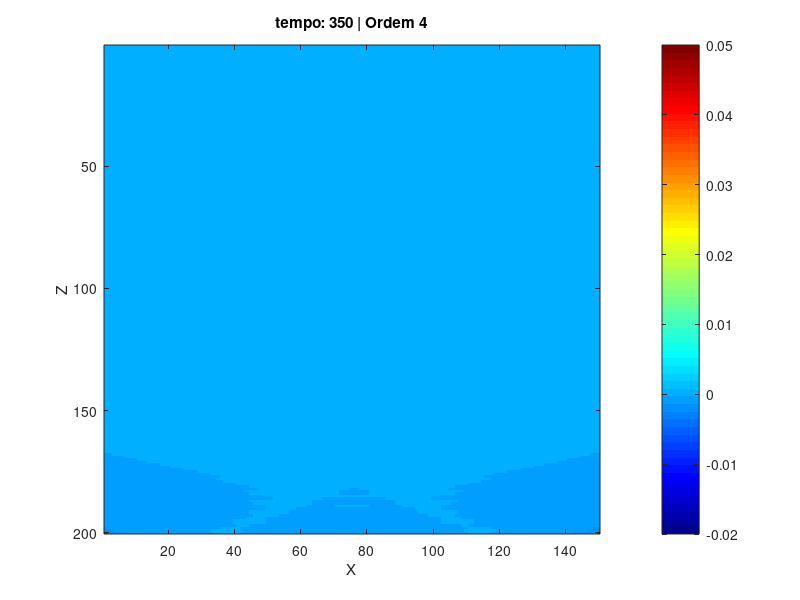

Write the MATLAB code that produced this figure.
clear; clc; close all;

M = 4; %ordem

Nx = 150; %dominio
Nz = 200;

h = 8.5;
c = 1500.0;
dt = 0.004;
S = c * dt / h;
tempo = 350;


m = max(1, M);
U = zeros(Nx, Nz, tempo + m);

%parametros da fonte
t0 = 0.1;
s = 0.02;
x0 = round(Nx/2);
z0 = 2;

%criando o termo elevado a M
S1 = (S - 1) / (S + 1);
S2 = [1, -S1; S1, -1];
S3 = 1;

if M > 0
    for i = 1:M
        S3 = conv2(S3, S2);
    end
end

figure;


for n = 1:tempo
    t = n * dt;

    p = n + m; %para ficar certo os indices na matriz

    %interior
    U(2:Nx-1, 2:Nz-1, p+1) = 2*U(2:Nx-1, 2:Nz-1, p) - U(2:Nx-1, 2:Nz-1, p-1) + ...
    (S^2) * (U(3:Nx, 2:Nz-1, p) - 2*U(2:Nx-1, 2:Nz-1, p) + U(1:Nx-2, 2:Nz-1, p) + ...
    U(2:Nx-1, 3:Nz, p) - 2*U(2:Nx-1, 2:Nz-1, p) + U(2:Nx-1, 1:Nz-2, p));

    %fonte
    f = exp(-((t - t0) / s)^2);
    U(x0, z0, p+1) = U(x0, z0, p+1) + f;

    %condição para ter a superficie rigida
    U(:, 1, p+1) = 0;

    %agora é a condição de transparencia
    if M == 0
        U(1, :, p+1) = 0; U(Nx, :, p+1) = 0; U(:, Nz, p+1) = 0;
    else
        U(1, :, p+1) = 0; U(Nx, :, p+1) = 0; U(:, Nz, p+1) = 0;

        for i = 1:M+1
            for j = 1:M+1
                if i==1 && j==1; continue; end
                c = S3(i,j);
                tn = p - i + 2;

                U(1, :, p+1) = U(1, :, p+1) - c * U(j, :, tn); %esquerda

                U(Nx, :, p+1) = U(Nx, :, p+1) - c * U(Nx - j + 1, :, tn); %direita

                U(:, Nz, p+1) = U(:, Nz, p+1) - c * U(:, Nz - j + 1, tn); %fundo
            end
        end
    end


    if mod(n, 5) == 0
        imagesc(U(:,:,p)'); %plota no instante p, pois é onde começa
        caxis([-0.02 0.05]);
        colormap(jet);
        colorbar;
        title(sprintf('tempo: %d | Ordem %d', n, M));
        xlabel('X'); ylabel('Z');
        drawnow;
    end
end
